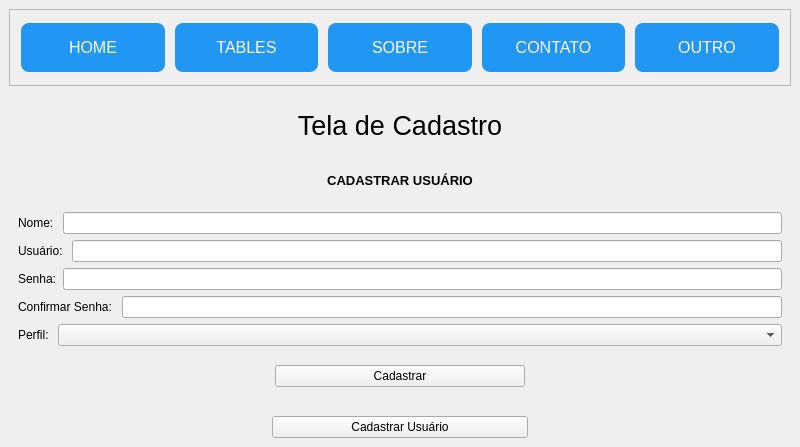
<?xml version="1.0" encoding="UTF-8"?>
<ui version="4.0">
 <class>MainWindow</class>
 <widget class="QMainWindow" name="MainWindow">
  <property name="geometry">
   <rect>
    <x>0</x>
    <y>0</y>
    <width>800</width>
    <height>447</height>
   </rect>
  </property>
  <property name="windowTitle">
   <string>MainWindow</string>
  </property>
  <property name="iconSize">
   <size>
    <width>48</width>
    <height>48</height>
   </size>
  </property>
  <property name="toolButtonStyle">
   <enum>Qt::ToolButtonTextUnderIcon</enum>
  </property>
  <widget class="QWidget" name="centralwidget">
   <layout class="QVBoxLayout" name="verticalLayout">
    <item>
     <widget class="QFrame" name="frame">
      <property name="frameShape">
       <enum>QFrame::StyledPanel</enum>
      </property>
      <property name="frameShadow">
       <enum>QFrame::Raised</enum>
      </property>
      <layout class="QHBoxLayout" name="horizontalLayout">
       <item>
        <widget class="QPushButton" name="btn_home">
         <property name="font">
          <font>
           <pointsize>-1</pointsize>
           <underline>false</underline>
           <strikeout>false</strikeout>
          </font>
         </property>
         <property name="styleSheet">
          <string notr="true">QPushButton{
    background-color: #2196F3;
    border: none;
    color: #fff;
    padding: 15px 32px;
    text-align: center;
    text-decoration: none;
    display: inline-block;
    font-size: 16px;
    margin: 4px 2px;
    cursor: pointer;
    border-radius: 8px;
    transition: background-color 0.5s ease;

}
QPushButton:hover{
 background-color: #4CAF50;
}</string>
         </property>
         <property name="text">
          <string>HOME</string>
         </property>
        </widget>
       </item>
       <item>
        <widget class="QPushButton" name="btn_tables">
         <property name="font">
          <font>
           <pointsize>-1</pointsize>
           <underline>false</underline>
           <strikeout>false</strikeout>
          </font>
         </property>
         <property name="styleSheet">
          <string notr="true">QPushButton{
    background-color: #2196F3;
    border: none;
    color: #fff;
    padding: 15px 32px;
    text-align: center;
    text-decoration: none;
    display: inline-block;
    font-size: 16px;
    margin: 4px 2px;
    cursor: pointer;
    border-radius: 8px;
    transition: background-color 0.5s ease;

}
QPushButton:hover{
 background-color: #4CAF50;
}</string>
         </property>
         <property name="text">
          <string>TABLES</string>
         </property>
        </widget>
       </item>
       <item>
        <widget class="QPushButton" name="btn_sobre">
         <property name="font">
          <font>
           <pointsize>-1</pointsize>
           <underline>false</underline>
           <strikeout>false</strikeout>
          </font>
         </property>
         <property name="styleSheet">
          <string notr="true">QPushButton{
    background-color: #2196F3;
    border: none;
    color: #fff;
    padding: 15px 32px;
    text-align: center;
    text-decoration: none;
    display: inline-block;
    font-size: 16px;
    margin: 4px 2px;
    cursor: pointer;
    border-radius: 8px;
    transition: background-color 0.5s ease;

}
QPushButton:hover{
 background-color: #4CAF50;
}</string>
         </property>
         <property name="text">
          <string>SOBRE</string>
         </property>
        </widget>
       </item>
       <item>
        <widget class="QPushButton" name="btn_contato">
         <property name="font">
          <font>
           <pointsize>-1</pointsize>
           <underline>false</underline>
           <strikeout>false</strikeout>
          </font>
         </property>
         <property name="styleSheet">
          <string notr="true">QPushButton{
    background-color: #2196F3;
    border: none;
    color: #fff;
    padding: 15px 32px;
    text-align: center;
    text-decoration: none;
    display: inline-block;
    font-size: 16px;
    margin: 4px 2px;
    cursor: pointer;
    border-radius: 8px;
    transition: background-color 0.5s ease;

}
QPushButton:hover{
 background-color: #4CAF50;
}</string>
         </property>
         <property name="text">
          <string>CONTATO</string>
         </property>
        </widget>
       </item>
       <item>
        <widget class="QPushButton" name="btn_outro">
         <property name="font">
          <font>
           <pointsize>-1</pointsize>
           <underline>false</underline>
           <strikeout>false</strikeout>
          </font>
         </property>
         <property name="styleSheet">
          <string notr="true">QPushButton{
    background-color: #2196F3;
    border: none;
    color: #fff;
    padding: 15px 32px;
    text-align: center;
    text-decoration: none;
    display: inline-block;
    font-size: 16px;
    margin: 4px 2px;
    cursor: pointer;
    border-radius: 8px;
    transition: background-color 0.5s ease;

}
QPushButton:hover{
 background-color: #4CAF50;
}</string>
         </property>
         <property name="text">
          <string>OUTRO</string>
         </property>
        </widget>
       </item>
      </layout>
     </widget>
    </item>
    <item>
     <widget class="QStackedWidget" name="Pages">
      <property name="currentIndex">
       <number>2</number>
      </property>
      <widget class="QWidget" name="pg_table">
       <layout class="QVBoxLayout" name="verticalLayout_8">
        <item>
         <widget class="QTabWidget" name="tabWidget">
          <widget class="QWidget" name="tables">
           <attribute name="title">
            <string>TreeWidget</string>
           </attribute>
           <layout class="QVBoxLayout" name="verticalLayout_7">
            <item>
             <layout class="QHBoxLayout" name="horizontalLayout_2">
              <item>
               <widget class="QLineEdit" name="txt_file"/>
              </item>
              <item>
               <widget class="QPushButton" name="btn_open">
                <property name="text">
                 <string>Abrir</string>
                </property>
               </widget>
              </item>
             </layout>
            </item>
            <item>
             <layout class="QHBoxLayout" name="horizontalLayout_3">
              <item>
               <layout class="QVBoxLayout" name="verticalLayout_6">
                <item>
                 <layout class="QVBoxLayout" name="verticalLayout_5">
                  <item>
                   <widget class="QLabel" name="label_3">
                    <property name="text">
                     <string>ESTOQUE:</string>
                    </property>
                   </widget>
                  </item>
                  <item>
                   <widget class="QTreeWidget" name="tw_estoque">
                    <column>
                     <property name="text">
                      <string>Nfe</string>
                     </property>
                    </column>
                    <column>
                     <property name="text">
                      <string>Serie</string>
                     </property>
                    </column>
                    <column>
                     <property name="text">
                      <string>Cliente</string>
                     </property>
                    </column>
                    <column>
                     <property name="text">
                      <string>UF</string>
                     </property>
                    </column>
                    <column>
                     <property name="text">
                      <string>Municipio</string>
                     </property>
                    </column>
                    <column>
                     <property name="text">
                      <string>Cod item</string>
                     </property>
                    </column>
                    <column>
                     <property name="text">
                      <string>Quantidade</string>
                     </property>
                    </column>
                    <column>
                     <property name="text">
                      <string>Descricao</string>
                     </property>
                    </column>
                    <column>
                     <property name="text">
                      <string>UN</string>
                     </property>
                    </column>
                    <column>
                     <property name="text">
                      <string>Especie</string>
                     </property>
                    </column>
                    <column>
                     <property name="text">
                      <string>Valor Nfe</string>
                     </property>
                    </column>
                    <column>
                     <property name="text">
                      <string>Data Importacao</string>
                     </property>
                    </column>
                    <column>
                     <property name="text">
                      <string>Usuario</string>
                     </property>
                    </column>
                   </widget>
                  </item>
                 </layout>
                </item>
                <item>
                 <layout class="QVBoxLayout" name="verticalLayout_4">
                  <item>
                   <widget class="QLabel" name="label_2">
                    <property name="text">
                     <string>SAIDA:</string>
                    </property>
                   </widget>
                  </item>
                  <item>
                   <widget class="QTreeWidget" name="tw_saida">
                    <column>
                     <property name="text">
                      <string>Nfe</string>
                     </property>
                    </column>
                    <column>
                     <property name="text">
                      <string>SÉRIE</string>
                     </property>
                    </column>
                    <column>
                     <property name="text">
                      <string>DATA IMPORTAÇÃO</string>
                     </property>
                    </column>
                    <column>
                     <property name="text">
                      <string>DATA SAIDA</string>
                     </property>
                    </column>
                    <column>
                     <property name="text">
                      <string>USUARIO</string>
                     </property>
                    </column>
                   </widget>
                  </item>
                 </layout>
                </item>
               </layout>
              </item>
              <item>
               <widget class="QFrame" name="frame_2">
                <property name="sizePolicy">
                 <sizepolicy hsizetype="Fixed" vsizetype="Preferred">
                  <horstretch>0</horstretch>
                  <verstretch>0</verstretch>
                 </sizepolicy>
                </property>
                <property name="font">
                 <font>
                  <stylestrategy>PreferDefault</stylestrategy>
                 </font>
                </property>
                <property name="frameShape">
                 <enum>QFrame::StyledPanel</enum>
                </property>
                <property name="frameShadow">
                 <enum>QFrame::Raised</enum>
                </property>
                <layout class="QVBoxLayout" name="verticalLayout_3">
                 <item>
                  <widget class="QPushButton" name="btn_importar">
                   <property name="text">
                    <string>Importar</string>
                   </property>
                  </widget>
                 </item>
                 <item>
                  <widget class="QPushButton" name="btn_gerar">
                   <property name="text">
                    <string>Gerar Saída</string>
                   </property>
                  </widget>
                 </item>
                 <item>
                  <widget class="QPushButton" name="btn_estorno">
                   <property name="text">
                    <string>Estorno</string>
                   </property>
                  </widget>
                 </item>
                 <item>
                  <spacer name="verticalSpacer">
                   <property name="orientation">
                    <enum>Qt::Vertical</enum>
                   </property>
                   <property name="sizeHint" stdset="0">
                    <size>
                     <width>20</width>
                     <height>40</height>
                    </size>
                   </property>
                  </spacer>
                 </item>
                </layout>
               </widget>
              </item>
             </layout>
            </item>
           </layout>
          </widget>
          <widget class="QWidget" name="tab_2">
           <attribute name="title">
            <string>Tab 2</string>
           </attribute>
          </widget>
         </widget>
        </item>
       </layout>
      </widget>
      <widget class="QWidget" name="pg_home">
       <layout class="QVBoxLayout" name="verticalLayout_2">
        <item>
         <widget class="QLabel" name="label">
          <property name="sizePolicy">
           <sizepolicy hsizetype="Preferred" vsizetype="Expanding">
            <horstretch>0</horstretch>
            <verstretch>0</verstretch>
           </sizepolicy>
          </property>
          <property name="styleSheet">
           <string notr="true">background-color: rgb(255, 255, 255);</string>
          </property>
          <property name="text">
           <string>&lt;html&gt;&lt;head/&gt;&lt;body&gt;&lt;p align=&quot;center&quot;&gt;&lt;span style=&quot; font-size:48pt; font-weight:600; color:#00004d;&quot;&gt;RAMAR&lt;/span&gt;&lt;/p&gt;&lt;p align=&quot;center&quot;&gt;&lt;span style=&quot; font-size:36pt; font-weight:600; color:#00004d;&quot;&gt;Sistema De Gerenciamento&lt;/span&gt;&lt;/p&gt;&lt;/body&gt;&lt;/html&gt;</string>
          </property>
         </widget>
        </item>
       </layout>
      </widget>
      <widget class="QWidget" name="pg_cadastro">
       <layout class="QVBoxLayout" name="verticalLayout_9">
        <item>
         <widget class="QLabel" name="label_14">
          <property name="font">
           <font>
            <pointsize>20</pointsize>
           </font>
          </property>
          <property name="text">
           <string>Tela de Cadastro</string>
          </property>
          <property name="alignment">
           <set>Qt::AlignCenter</set>
          </property>
         </widget>
        </item>
        <item>
         <widget class="QLabel" name="label_6">
          <property name="font">
           <font>
            <pointsize>10</pointsize>
            <weight>75</weight>
            <bold>true</bold>
           </font>
          </property>
          <property name="text">
           <string>&lt;html&gt;&lt;head/&gt;&lt;body&gt;&lt;p align=&quot;center&quot;&gt;CADASTRAR USUÁRIO&lt;/p&gt;&lt;/body&gt;&lt;/html&gt;</string>
          </property>
          <property name="alignment">
           <set>Qt::AlignCenter</set>
          </property>
         </widget>
        </item>
        <item>
         <layout class="QHBoxLayout" name="horizontalLayout_7">
          <item>
           <widget class="QLabel" name="label_7">
            <property name="text">
             <string>Nome: </string>
            </property>
           </widget>
          </item>
          <item>
           <widget class="QLineEdit" name="txt_nome"/>
          </item>
         </layout>
        </item>
        <item>
         <layout class="QHBoxLayout" name="horizontalLayout_8">
          <item>
           <widget class="QLabel" name="label_8">
            <property name="text">
             <string>Usuário: </string>
            </property>
           </widget>
          </item>
          <item>
           <widget class="QLineEdit" name="txt_usuario"/>
          </item>
         </layout>
        </item>
        <item>
         <layout class="QHBoxLayout" name="horizontalLayout_9">
          <item>
           <widget class="QLabel" name="label_9">
            <property name="text">
             <string>Senha:</string>
            </property>
           </widget>
          </item>
          <item>
           <widget class="QLineEdit" name="txt_password"/>
          </item>
         </layout>
        </item>
        <item>
         <layout class="QHBoxLayout" name="horizontalLayout_10">
          <item>
           <widget class="QLabel" name="label_10">
            <property name="text">
             <string>Confirmar Senha: </string>
            </property>
           </widget>
          </item>
          <item>
           <widget class="QLineEdit" name="txt_password_confirm"/>
          </item>
         </layout>
        </item>
        <item>
         <layout class="QHBoxLayout" name="horizontalLayout_5">
          <item>
           <widget class="QLabel" name="label_11">
            <property name="sizePolicy">
             <sizepolicy hsizetype="Expanding" vsizetype="Preferred">
              <horstretch>0</horstretch>
              <verstretch>0</verstretch>
             </sizepolicy>
            </property>
            <property name="text">
             <string>Perfil: </string>
            </property>
           </widget>
          </item>
          <item>
           <widget class="QComboBox" name="cb_perfil">
            <property name="sizePolicy">
             <sizepolicy hsizetype="Expanding" vsizetype="Fixed">
              <horstretch>1</horstretch>
              <verstretch>0</verstretch>
             </sizepolicy>
            </property>
            <item>
             <property name="text">
              <string/>
             </property>
            </item>
            <item>
             <property name="text">
              <string>Administrador</string>
             </property>
            </item>
            <item>
             <property name="text">
              <string>Usuário</string>
             </property>
            </item>
           </widget>
          </item>
         </layout>
        </item>
        <item>
         <layout class="QHBoxLayout" name="horizontalLayout_6">
          <item>
           <widget class="QLabel" name="label_12">
            <property name="text">
             <string/>
            </property>
           </widget>
          </item>
          <item>
           <widget class="QPushButton" name="btn_cadastrar">
            <property name="text">
             <string>Cadastrar</string>
            </property>
           </widget>
          </item>
          <item>
           <widget class="QLabel" name="label_13">
            <property name="text">
             <string/>
            </property>
           </widget>
          </item>
         </layout>
        </item>
       </layout>
      </widget>
     </widget>
    </item>
    <item>
     <layout class="QHBoxLayout" name="horizontalLayout_4">
      <item>
       <widget class="QLabel" name="label_5">
        <property name="text">
         <string/>
        </property>
       </widget>
      </item>
      <item>
       <widget class="QPushButton" name="btn_pg_cadastro">
        <property name="text">
         <string>Cadastrar Usuário</string>
        </property>
       </widget>
      </item>
      <item>
       <widget class="QLabel" name="label_4">
        <property name="text">
         <string/>
        </property>
       </widget>
      </item>
     </layout>
    </item>
   </layout>
  </widget>
 </widget>
 <tabstops>
  <tabstop>btn_home</tabstop>
  <tabstop>btn_tables</tabstop>
  <tabstop>btn_contato</tabstop>
 </tabstops>
 <resources/>
 <connections/>
</ui>
